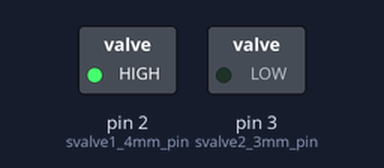
The sketch below on a simulated Arduino Uno, built with avr-gcc and run on an emulated ATmega328P. Shown: switched loads named in the sketch (green lamp = pin HIGH).

Above: at 0.1 s.
Timing chart, 0 to 1.6 s (numbered marks = the images above):
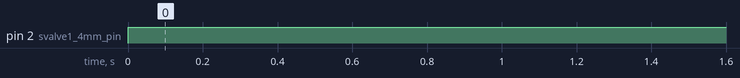

The sketch:

ValveOpen50.ino
```cpp
int svalve1_4mm_pin=2;
int svalve2_3mm_pin=3;
void setup() {
  // put your setup code here, to run once:
  pinMode(2,OUTPUT);
  pinMode(3,OUTPUT);
}

void loop() {
  // put your main code here, to run repeatedly:
openValveManually50percent();
}
void openValveManually50percent(){
  analogWrite(svalve1_4mm_pin,512);
  analogWrite(svalve2_3mm_pin,512);
}
```

Measured:
- by itself, pin 2 (svalve1_4mm_pin): LOW → HIGH at 0.00 s
